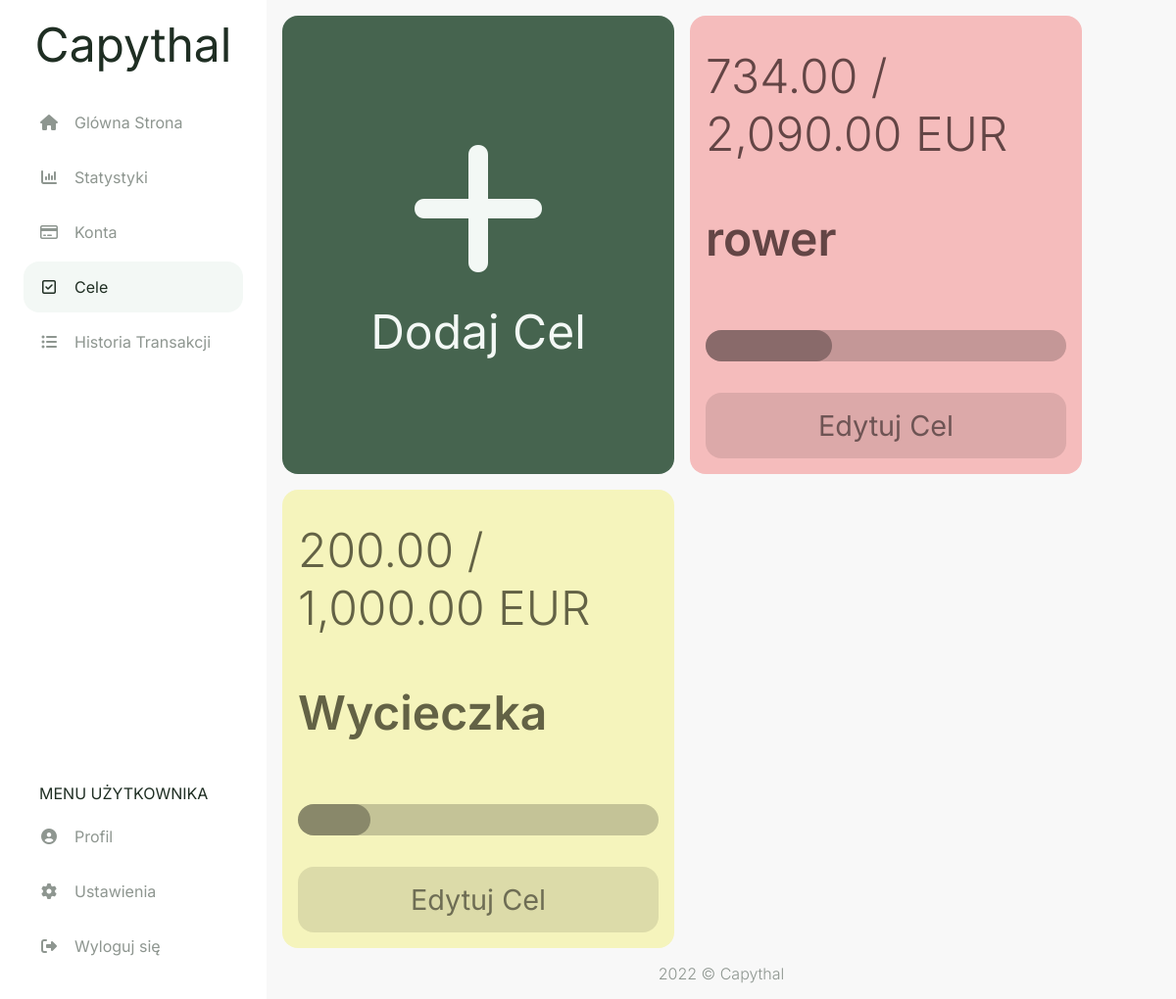
Page /goals (signed in) on the committed database.
### capythal/models.py (models this page shows, shortened)
class goal(db.Model):
    id = db.Column(db.Integer, primary_key=True)
    account_id = db.Column(db.Integer, db.ForeignKey('account.id'), nullable=False)
    style_id = db.Column(db.Integer, db.ForeignKey('style.id'), nullable=False)
    name = db.Column(db.String(50), nullable=False)
    amount_req = db.Column(db.Numeric(12,2), nullable=False)
    amount_avb = db.Column(db.Numeric(12,2), nullable=False)

class currency(db.Model):
    id = db.Column(db.Integer, primary_key=True)
    name = db.Column(db.String(20), nullable=False)
    account = db.relationship("account", backref="currency", lazy=True)
    settings = db.relationship("settings", backref="currency", lazy=True)

### capythal/routes.py (the view, shortened to what this page needs)
@app.route('/goals', methods=['GET', 'POST'])
@login_required
def goals():
    form_add = addGoalForm()
    form_edit = editGoalForm()
    goals = db.session.query(goal,account,currency,style).join(account, goal.account_id==account.id).join(currency, currency.id==account.currency_id).join(style, goal.style_id==style.id).filter(account.user_id == current_user.id)
    user_accs = db.session.query(account,acc_type).join(acc_type).join(style).filter(account.user_id == current_user.id)
    accs_list = [(i.account.id, f"{i.account.fin_inst} - {i.acc_type.name}") for i in user_accs]
    form_add.account.choices = accs_list
    form_edit.account.choices = accs_list
    if form_add.submitNewGoal.data and form_add.validate():
        new_goal = goal(account_id = form_add.account.data, amount_req = form_add.amount_req.data, amount_avb = form_add.amount_avb.data, style_id = randint(1,10), name = form_add.name.data )
        db.session.add(new_goal)
        db.session.commit()
        return redirect(url_for('goals'))
    if form_edit.deleteGoal.data:
        db.session.execute(
            delete(goal)
            .where((goal.id == form_edit.goal_id.data)))
        db.session.commit()
        return redirect(url_for('goals'))
    return render_template("goals.html", goals = goals, form_add = form_add, form_edit = form_edit, accs_list = accs_list)

### capythal/models.py (called while the page is built)
@login_manager.user_loader
def load_user(user_id):
    return user.query.get(int(user_id))

### capythal/routes.py (called while the page is built)
@app.template_filter()
def currencyFormat(value):
    value = float(value)
    return "{:,.2f}".format(value)

### capythal/templates/goals.html (shortened to what this page needs)
{% extends "layout.html" %}
{% set active_page = "goals" %}
{% block head %}
  {{ super() }}
  <link rel="stylesheet" href="{{ url_for('static', filename='css/goals.css') }}">
  <link rel="stylesheet" href="{{ url_for('static', filename='css/modals/goal-modal.css') }}">
{% endblock %}
{% block content %}
<div class="goals-flexbox">
  {% if accs_list|length == 0 %}
  <div class="goal-add goal-add-disabled bg-main-btn fc-main-btn">
    <span class="fs-1">Aby móc dodać cel, utwórz <a href="{{ url_for('accounts') }}" class="acc-redirect">konto</a></span>
  </div>
  {% else %}
  <a href="#modal-add" class="goal-add bg-main-btn fc-main-btn">
    <span class="goal-plus-sign fa fa-plus"></span>
    <span class="fs-1">Dodaj Cel</span>
  </a>
  {% endif %}
  {% for goal,account,currency,style in goals %}
    <div class="goal-info style-{{ style.name }}">
      <span class="fs-1 fw-light">{{ goal.amount_avb | currencyFormat }} / {{ goal.amount_req | currencyFormat }} {{ currency.name }}</span>
      <span class="fs-1 fw-semibold">{{ goal.name }}</span>
      <div class="goal-bottom">
        <progress class="goal-progress" value="{% if (goal.amount_avb / goal.amount_req) > 0.08 %}{{ goal.amount_avb }}{% else %}{{ goal.amount_req / 12 }}{% endif %}" max="{{ goal.amount_req }}"></progress>
        <a href="#modal{{ goal.id }}" class="goal-edit" value=1>
          <span class="fs-2">Edytuj Cel</span>
        </a>
      </div>
    </div>
  {% endfor %}
</div>
{% endblock %}

### capythal/static/css/style.css (style rules this page uses)
html, body { padding: 0; margin: 0; }
html { height: 100%; font-family: 'Inter', sans-serif; width: 100%; }
body { background-color: #F8F8F8; color: #1F2E23; min-height: 100vh; display: flex; flex-direction: column; }
* { box-sizing: border-box; }
a { color: #1F2E23; cursor: pointer; text-decoration: none; }
progress { width: 100%; height: 2rem; padding: 1rem 0 0 0; margin: 0 0 1rem 0; background: none; border: 0; border-radius: 1rem; }
.bg-main-btn { background-color: #46644F; }
.style-red { color: hsl(0, 18%, 33%); background-color: hsl(0, 75%, 85%); }
.style-yellow { color: hsl(58, 18%, 33%); background-color: hsl(58, 75%, 85%); }
.fc-main-btn { color: #F3F8F5; }
.fw-light { font-weight: 300 !important; }
.fw-semibold { font-weight: 600 !important; }
.goal-progress { -webkit-appearance: none; -moz-appearance: none; appearance: none; width: 100%; }
.fs-1 { font-size: 2rem; }
.fs-2 { font-size: 1.5rem; }
@media (min-width: 500px) { .fs-1 { font-size: 3rem; } }
@media (min-width: 500px) { .fs-2 { font-size: 2rem; } }
@media (min-width: 800px) { .fs-1 { font-size: 3rem; } }
@media (min-width: 800px) { .fs-2 { font-size: 1.8rem; } }

### capythal/static/css/goals.css (style rules this page uses)
.goals-flexbox { padding: 1rem; display: flex; gap: 1rem; flex-wrap: wrap; }
.goal-add, .goal-info { flex: 1 0 100%; border-radius: 1rem; display: flex; flex-direction: column; }
.goal-add { padding: 3.5rem; justify-content: center; align-items: center; gap: 1rem; }
.goal-plus-sign { font-size: 10rem; }
.goal-info { padding: 2rem 1rem 1rem; justify-content: space-between; gap: 3rem; word-wrap: break-word; }
.goal-bottom { display: flex; flex-direction: column; gap: 2rem; }
.goal-edit { padding: 1rem; border-radius: 1rem; color: rgba(0, 0, 0, 0.5); background-color: rgba(0, 0, 0, 0.1); }
.goal-edit > span { display: flex; justify-content: center; }
@media (min-width: 1100px) { .goal-add, .goal-info { max-width: 25rem; } }

### rows in the picture
goal: amount_avb "734.00", amount_req "2,090.00", name "EUR", name "rower", {{ goal.id }} 1 (drawn)
goal: amount_avb "200.00", amount_req "1,000.00", name "EUR", name "Wycieczka"
